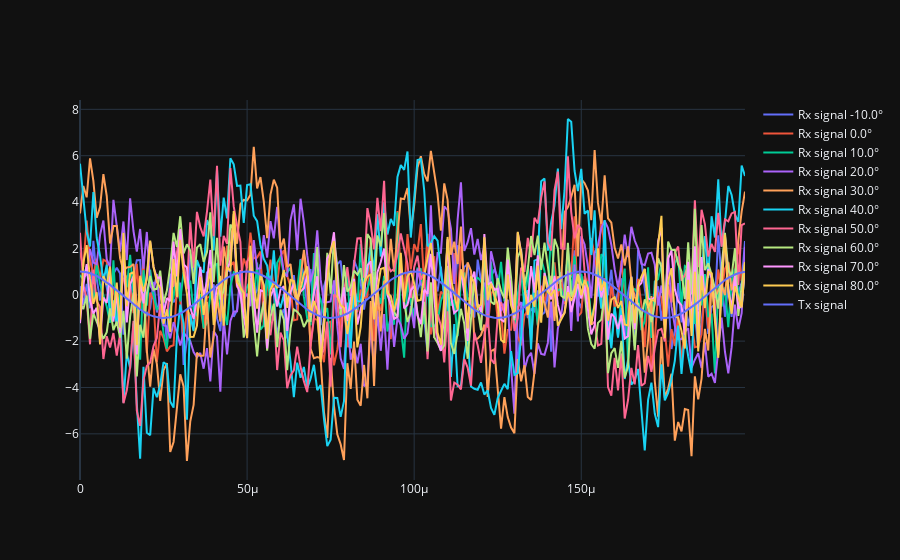

The notebook cell this image was saved under:
### Markdown cell above
Let simulate 10 antenas

### Code cell
theta_scan = np.linspace(theta_degrees-45, theta_degrees+45, 10)

results = []

if not use_matplotlib:
   fig = go.Figure()

for theta_i in theta_scan:
   w = beamforming.create_steering_vectors(antena_rx_nbr, antena_spacing, np.radians(theta_i))
   X_weighted = beamforming.beamforming(rx_signals, w)
   if use_matplotlib:
      plt.plot(np.asarray(X_weighted).squeeze().real[0:200], label="Rx signal " + str(theta_i) + "°")
   else:
     fig.add_trace(go.Scatter(x=t[0:200], y=np.asarray(X_weighted).squeeze().real[0:200], mode='lines', name="Rx signal " + str(theta_i) + "°"))
if use_matplotlib:
   plt.legend()
   plt.show()
else:   
   fig.add_trace(go.Scatter(x=t[0:200], y=np.asarray(tx_signal).squeeze().real[0:200], mode='lines', name="Tx signal"))
   fig.update_layout(template="plotly_dark") 
   fig.show()

### Figure 1 — Plotly figure (JSON) as saved in the notebook; plotly's stock layout.template omitted (floating-point values rounded to 4 significant figures; data arrays with more than 128 entries replaced by an {"elided": "..."} marker saying what was removed)
{"data": [{"mode": "lines", "name": "Rx signal -10.0°", "type": "scatter", "x": {"elided": "200 float values"}, "y": {"elided": "200 float values"}}, {"mode": "lines", "name": "Rx signal 0.0°", "type": "scatter", "x": {"elided": "200 float values"}, "y": {"elided": "200 float values"}}, {"mode": "lines", "name": "Rx signal 10.0°", "type": "scatter", "x": {"elided": "200 float values"}, "y": {"elided": "200 float values"}}, {"mode": "lines", "name": "Rx signal 20.0°", "type": "scatter", "x": {"elided": "200 float values"}, "y": {"elided": "200 float values"}}, {"mode": "lines", "name": "Rx signal 30.0°", "type": "scatter", "x": {"elided": "200 float values"}, "y": {"elided": "200 float values"}}, {"mode": "lines", "name": "Rx signal 40.0°", "type": "scatter", "x": {"elided": "200 float values"}, "y": {"elided": "200 float values"}}, {"mode": "lines", "name": "Rx signal 50.0°", "type": "scatter", "x": {"elided": "200 float values"}, "y": {"elided": "200 float values"}}, {"mode": "lines", "name": "Rx signal 60.0°", "type": "scatter", "x": {"elided": "200 float values"}, "y": {"elided": "200 float values"}}, {"mode": "lines", "name": "Rx signal 70.0°", "type": "scatter", "x": {"elided": "200 float values"}, "y": {"elided": "200 float values"}}, {"mode": "lines", "name": "Rx signal 80.0°", "type": "scatter", "x": {"elided": "200 float values"}, "y": {"elided": "200 float values"}}, {"mode": "lines", "name": "Tx signal", "type": "scatter", "x": {"elided": "200 float values"}, "y": {"elided": "200 float values"}}], "layout": {}}
